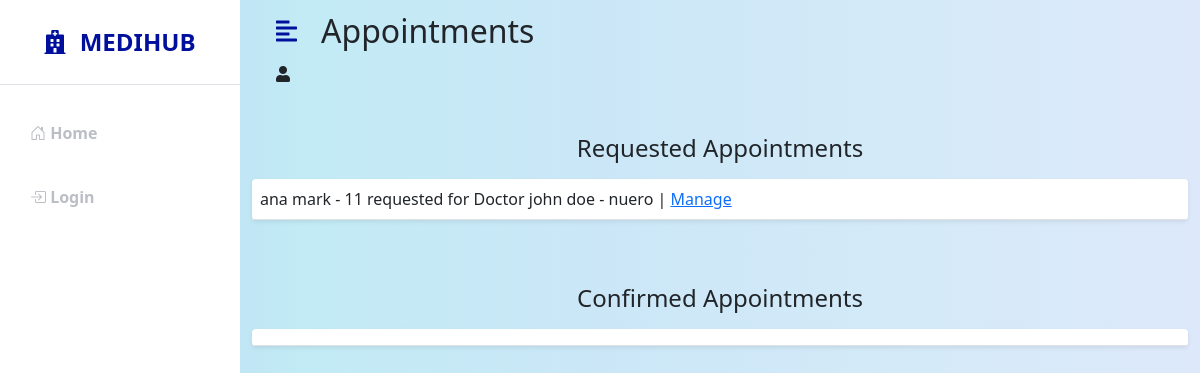
/adminapp/manage-appointments, run on an earlier commit of the app's database.
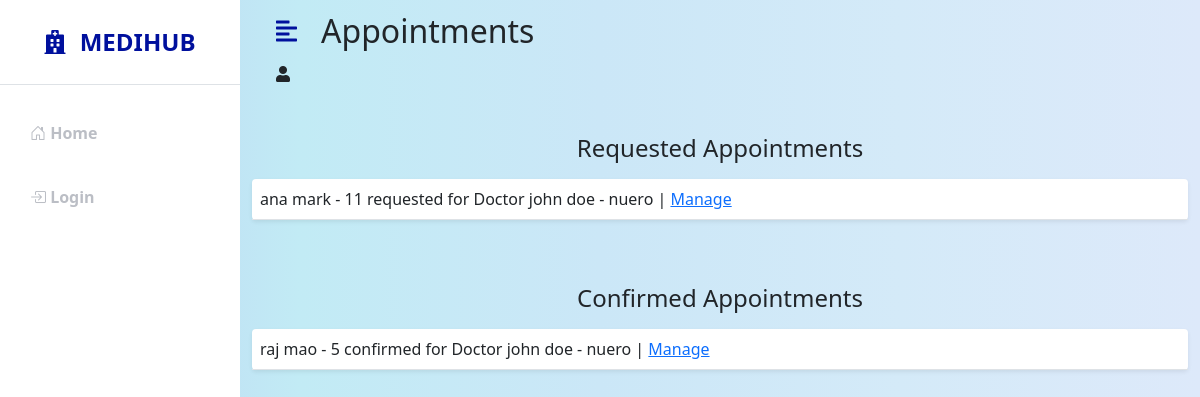
And on a later commit of the database.
### hospital/models.py (models this page shows, shortened)
class Appointment(models.Model):
    doctor = models.ForeignKey(Doctor, on_delete=models.CASCADE, null=True, blank=True)
    patient = models.ForeignKey(Patient, on_delete=models.CASCADE, null=True, blank=True)
    date = models.DateField(null=True, blank=True)
    time = models.TimeField(null=True, blank=True)
    details = models.TextField(max_length=1000, null=True, blank=True)
    confirmed = models.BooleanField(default=False)
    completed = models.BooleanField(default=False)

class Patient(models.Model):
    GENDER_CHOICES = [
        ('M', 'Male'),
        ('F', 'Female'),
        ('X', 'Other'),
    ]
    user = models.OneToOneField(User, on_delete=models.CASCADE, null=True, blank=True)
    first_name = models.CharField(max_length=50, null=True, blank=True)
    last_name = models.CharField(max_length=50, null=True, blank=True)
    gender = models.CharField(max_length=1, choices=GENDER_CHOICES, null=True, blank=True)
    dob = models.DateField(null=True, blank=True)
    phone = models.CharField(max_length=10, null=True, blank=True)
    address = models.TextField(max_length=400, null=True, blank=True)
    email = models.CharField(max_length=100, null=True, blank=True)
    def __str__(self):
        return f'{self.first_name} {self.last_name} - {self.id}'

class Doctor(models.Model):
    GENDER_CHOICES = [
        ('M', 'Male'),
        ('F', 'Female'),
        ('X', 'Other'),
    ]
    user = models.OneToOneField(User, on_delete=models.CASCADE, null=True, blank=True)
    first_name = models.CharField(max_length=50, null=True, blank=True)
    last_name = models.CharField(max_length=50, null=True, blank=True)
    gender = models.CharField(max_length=1, choices=GENDER_CHOICES, null=True, blank=True)
    dob = models.DateField(null=True, blank=True)
    department = models.CharField(max_length=50, null=True, blank=True)
    phone = models.CharField(max_length=10, null=True, blank=True)
    address = models.TextField(max_length=400, null=True, blank=True)
    email = models.CharField(max_length=100, null=True, blank=True)
    salary_in_rs = models.IntegerField(null=True, blank=True)
    schedule = models.TextField(max_length=1000, null=True, blank=True)
    def __str__(self):
        return f'{self.first_name} {self.last_name} - {self.department}'

### adminapp/views.py (the view)
# urls.py: path('manage-appointments', views.manageAppointmentsList, name='manage-appointments-list'),
def manageAppointmentsList(request):
    requested_appointments = Appointment.objects.filter(completed=False).filter(confirmed=False)
    confirmed_appointments = Appointment.objects.filter(completed=False).filter(confirmed=True)
    context = {
        'requested_appointments': requested_appointments,
        'confirmed_appointments': confirmed_appointments,
    }
    return render(request, 'adminapp/manage_appointments_list.html', context)

### adminapp/templates/adminapp/manage_appointments_list.html (shortened to what this page needs)
{% extends 'adminapp/base.html' %}
{% block content %}
<div class="container-fluid" id="page-content-wrapper">
    <nav class="navbar navbar-expand-lg navbar-light bg-transparent py-1 px-4">
        <div class="d-flex align-items-center justify-content-end">
            <i class="fas fa-align-left primary-text fs-4 me-3" id="menu-toggle"></i>
            <h2 class="fs-2 m-2">Appointments</h2>
        </div>
    </nav>
    <nav class="navbar navbar-expand-lg navbar-light bg-transparent py-1 px-4">
        <div class="d-flex align-items-center justify-items-end">
            <i class="fas fa-user" ></i>
        </div>
    </nav>
    <div class="row my-5">
        <h3 class="fs-4 mb-3 text-center">Requested Appointments</h3>
        <div class="col">
            <table class="table bg-white rounded shadow-sm  table-hover">
                <tbody>
                    <td>{% for appointment in requested_appointments %}
                    {{appointment.patient}} requested for Doctor {{appointment.doctor}} | <a href="{% url 'manage-appointment' appointment.id %}">Manage</a>
                {% endfor %}
                    </td>
                </tbody>
            </table>
        </div>
    </div>
    <div class="row my-5">
        <h3 class="fs-4 mb-3  text-center">Confirmed Appointments</h3>
        <div class="col">
            <table class="table bg-white rounded shadow-sm  table-hover">
                <tbody>
                    <td>{% for appointment in confirmed_appointments %}
                    {{appointment.patient}} confirmed for Doctor {{appointment.doctor}} | <a href="{% url 'manage-appointment' appointment.id %}">Manage</a>
                {% endfor %}
                    </td>
                </tbody>
            </table>
        </div>
    </div>
</div>
{% endblock %}

What changed in the data, as far as the page shows it:
added Appointment: patient "raj mao - 5", doctor "john doe - nuero", shown under "Confirmed Appointments"
